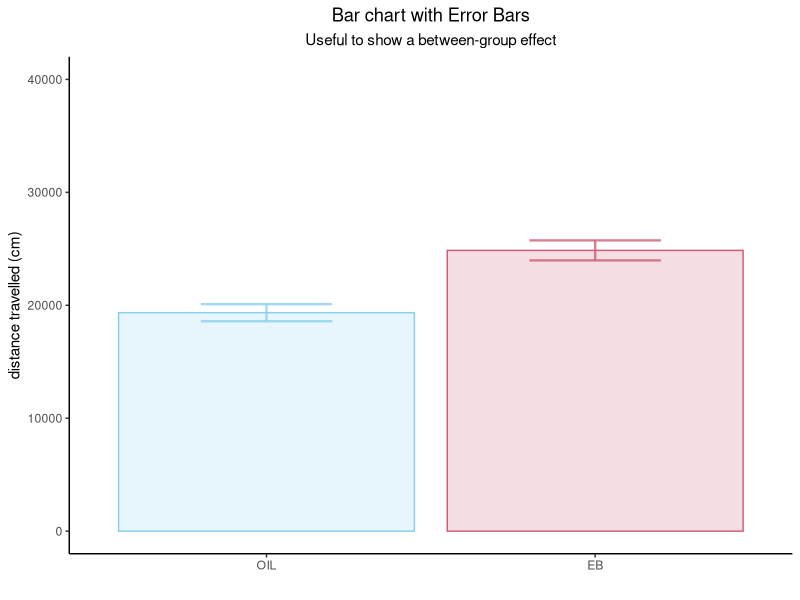
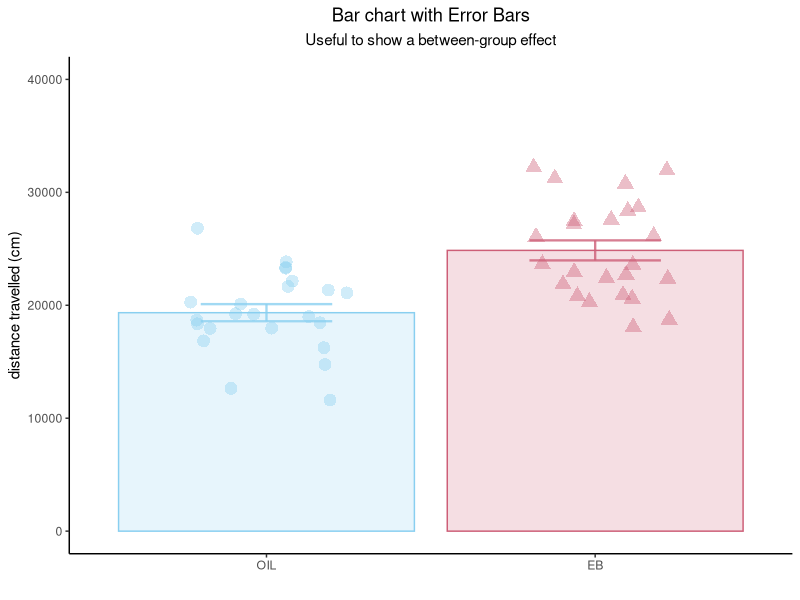
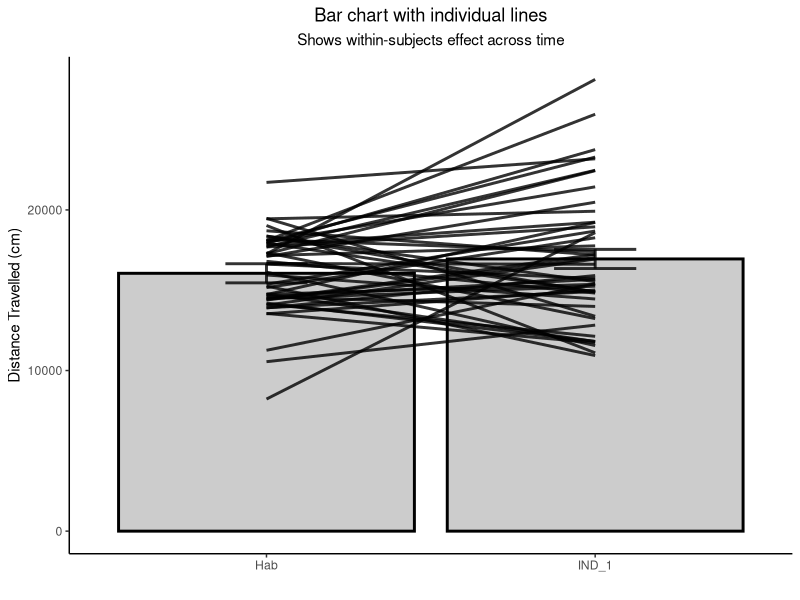
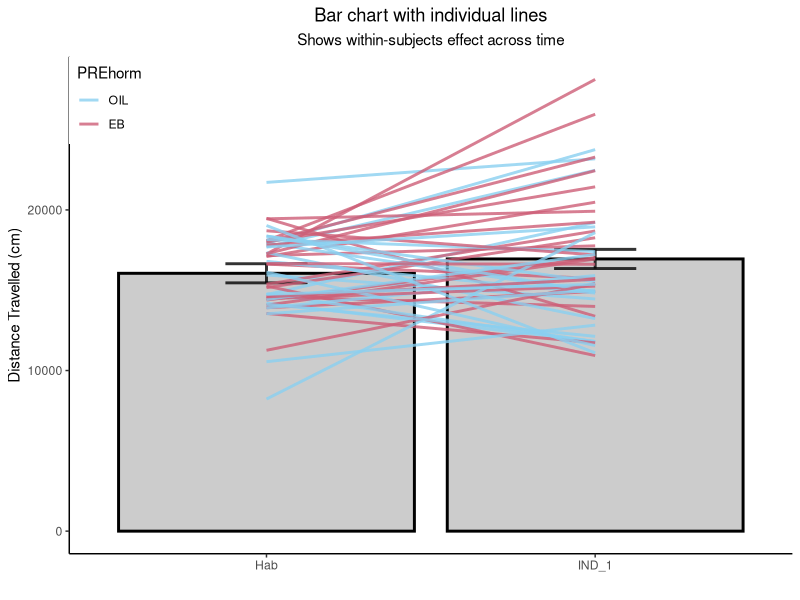
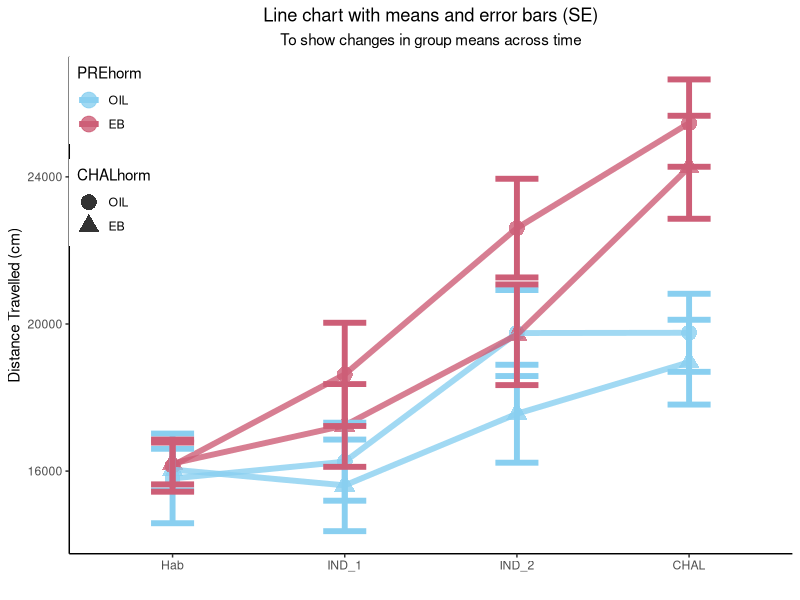
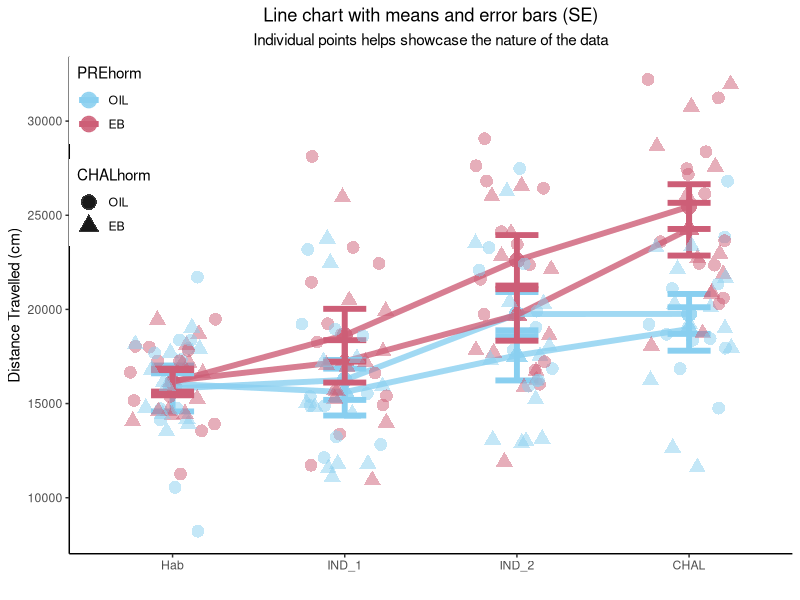
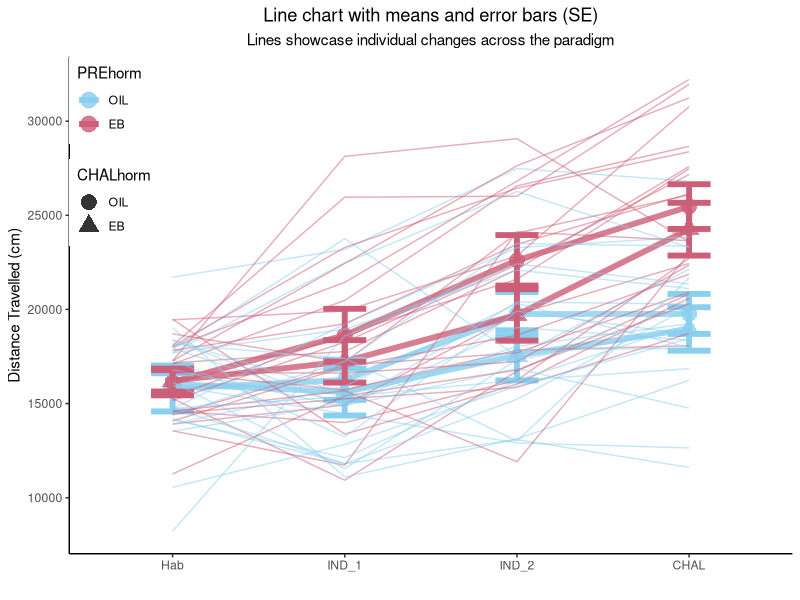
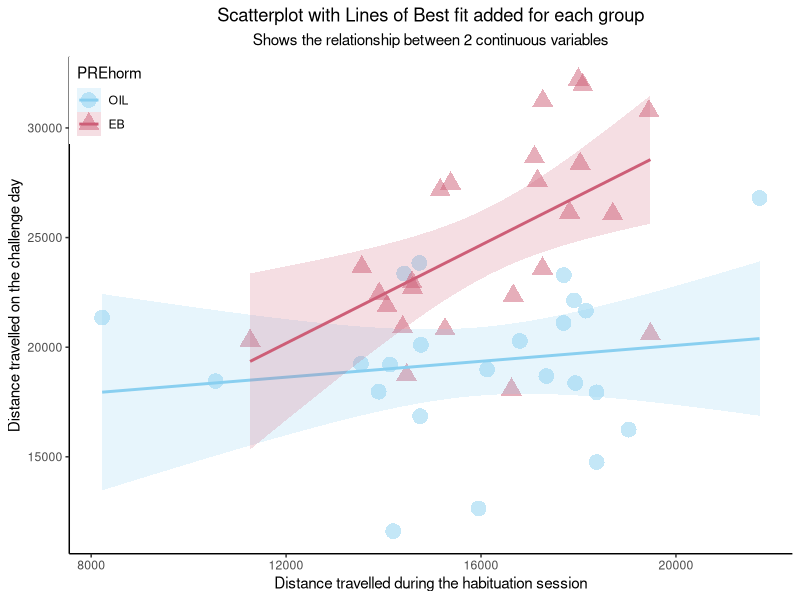

Write the R code that produced these figures, in order.
## ---- chunk 1
knitr::opts_chunk$set(warning=FALSE, message=FALSE)
## ---- chunk 2
library(tidyverse)
library(reshape2)
library(ggpubr)
library(readr)
## ---- chunk 3
data <- read_csv("EB_Rats_Nicotine_Sensitization.csv")

data$PREhorm = factor(data$PREhorm,# change the PREhorm variable to a factor
                      levels = c(0,1), # With two levels, 0 and 1 (ordered)
                      labels = c("OIL","EB")) # And label those levels, the condition names.

data$CHALhorm = factor(data$CHALhorm, # change the PREhorm variable to a factor
                      levels = c(0,1),
                      labels = c("OIL","EB"))
## ---- chunk 4
a <- as.data.frame(data$ID) # Create temp df
a$PREhorm <- data$PREhorm # Attach hormone variables
a$CHALhorm <- data$CHALhorm 
colnames(a) <- c("ID","PREhorm","CHALhorm") # name them

CHAL <- a
CHAL$distance <- data$CHAL

n <- CHAL %>% # Get info about Input's n
  group_by(`PREhorm`) %>%
  summarise(n=n())

means <- CHAL %>% # Get info about Input's mean distance value
  group_by(PREhorm) %>%
  summarise(mean=mean(distance))

sd <- CHAL %>% # Get sd info
  group_by(PREhorm) %>%
  summarise(sd=sd(distance))

se <- sd[-1] # Drop the ID column, because it's problematic in the nest step and is not longer needed.
se <- se / sqrt(n$n-1) # calculate standard error

m_means <- melt(means) # Get data to ggplot format
m_se <- melt(se)
m_means$se <- m_se$value # Bind se values to the means df.

a <- ggplot(m_means, aes(x=PREhorm,y=value,colour=PREhorm,fill=PREhorm))+ # Create bar chart 
  geom_bar(stat = "identity", alpha=0.2)+
  geom_errorbar(aes(x=PREhorm,ymin=value-se,ymax=value+se), width=0.4, size=0.8,alpha=0.8)+
  scale_colour_manual(values=c("#89CFF0","#CD5E77"))+
  scale_fill_manual(values=c("#89CFF0","#CD5E77"))+
  theme_classic()+
  theme(legend.position = "none")+
  theme(plot.title = element_text(hjust=0.5))+
  theme(plot.subtitle = element_text(hjust=0.5))+
  labs(
    x=" ",
    y="distance travelled (cm)",
    title = "Bar chart with Error Bars",
    subtitle = "Useful to show a between-group effect"
  )+
  ylim(0,40000)

a # Check out the result
## ---- chunk 5
a + 
  geom_jitter(data=data,aes(x=PREhorm,y=CHAL,shape=PREhorm),size=4,alpha=0.4,width=0.25) 

## ---- chunk 6
lines_data <- data[ ,1:7]
lines_data <- lines_data[-2]
lines_data <- lines_data[-2]

n <- lines_data %>% # Get info about Input's n
  summarise(n=n())

means <- lines_data %>% # Get info about Input's mean distance value
  summarise_at(vars(Hab:IND_1),mean) 

sd <- lines_data %>% # Get sd info
  summarise_at(vars(Hab:IND_1),"sd")

se <- sd[-1] # Drop the ID column, because it's problematic in the nest step and is not longer needed.
se <- se / sqrt(n$n-1) # calculate standard error

m_means <- melt(means) # Get data to ggplot format
m_se <- melt(se)
m_means$se <- m_se$value # Bind se values to the means df.

m_lines_data <- melt(lines_data, id.vars=c("ID","PREhorm","CHALhorm"))

a <- ggplot(m_means, aes(x=variable,y=value))+
  geom_bar(stat="identity", alpha=0.2,colour="black",fill="black",size=1)+
  geom_errorbar(aes(ymin=value-se,ymax=value+se),size=1,width=0.25, alpha=0.8,colour="black")+
  theme_classic()+
  theme(legend.position = c(0,1), legend.justification = c(0,1))+
  theme(plot.title = element_text(hjust=0.5))+
  theme(plot.subtitle = element_text(hjust=0.5))+
  labs(x="",
       y="Distance Travelled (cm)",
       title="Bar chart with individual lines",
       subtitle = "Shows within-subjects effect across time")

a + geom_line(data=m_lines_data, aes(x=variable,y=value,group=ID),alpha=0.8,size=1)

a + geom_line(data=m_lines_data, aes(x=variable,y=value,group=ID,colour=PREhorm),alpha=0.8,size=1)+
    scale_colour_manual(values=c("#89CFF0","#CD5E77"))
## ---- chunk 7
a <- data[,1:2]
a$PREhorm <- data$PREhorm
a <- a[-2]
b <- data[,8:9]
c <- cbind(a,b)

n <- data %>%
  group_by (PREhorm) %>%
  summarise(n=n())

means <- data %>%
  group_by(PREhorm) %>%
  summarise_at(vars(IND_2:CHAL),"mean")

sds <- data %>%
  group_by(PREhorm) %>%
  summarise_at(vars(IND_1:IND_2),"sd")

se <- sds [,-1]
se <- se / sqrt(n$n-1)

m_means <- melt(means)
m_se <- melt(se)
m_means$se <- m_se$value

a <- ggplot(m_means,aes(x=variable,y=value,colour=PREhorm,fill=PREhorm))+
  scale_colour_manual(values=c("#89CFF0","#CD5E77"))+
  scale_fill_manual(values=c("#89CFF0","#CD5E77"))+
  geom_bar(stat="identity",alpha=0.2,size=1)+
  geom_errorbar(aes(x=variable,ymin=value-se,ymax=value+se),size=1,width=0.25)+
  theme_classic()+
  facet_wrap(~PREhorm)

lines_data <- data[ ,1:5]
lines_data <- lines_data[-2]
lines_data <- lines_data[-2]
lines_data$IND_2 <- data$IND_2
lines_data$CHAL <- data$CHAL
m_lines_data <- melt(lines_data, id.vars=c("ID","PREhorm","CHALhorm"))

b <- a + 
  geom_line(data=m_lines_data, aes(x=variable,y=value,group=ID,colour=PREhorm),alpha=0.8,size=1)+
  theme(plot.title = element_text(hjust=0.5))+
  theme(legend.position = "none")+
  labs(title="EB during induction enables expression of sensitization",
       x=" ",
       y="Distance Travelled (cm)")

ggsave("wi_CHAL.png",b,dpi=300,height=4,width=7)

## ---- chunk 8
data2 <- data
data2 <- data2[-2]
data2 <- data2[-2]
m_data <- melt(data, id.vars=c("ID","PREhorm","CHALhorm"))

n <- data %>% # Get info about Input's n
  group_by(`PREhorm`,`CHALhorm`)%>%
  summarise(n=n())

means <- data %>% # Get info about Input's mean distance value
  group_by(`PREhorm`,`CHALhorm`)%>%
  summarise_at(vars(Hab:CHAL),mean) 

sd <- data %>% # Get sd info
  group_by(`PREhorm`,`CHALhorm`)%>%
  summarise_at(vars(Hab:CHAL),"sd")

se <- sd[-1] # Drop the ID column, because it's problematic in the nest step and is not longer needed.
se <- se[-1]
se <- se / sqrt(n$n-1) # calculate standard error

m_means <- melt(means,id.vars=c("PREhorm","CHALhorm")) # Get data to ggplot format
m_se <- melt(se)
m_means$se <- m_se$value # Bind se values to the means df.
m_means$group <- c(1,2,3,4,1,2,3,4,1,2,3,4,1,2,3,4)

a <- ggplot(m_means,aes(x=variable,y=value,colour=PREhorm,shape=CHALhorm,group=group))+
  geom_point(size=5,alpha=0.8)+
  geom_line(size=2,alpha=0.8)+
  scale_colour_manual(values=c("#89CFF0","#CD5E77"))+
  geom_errorbar(aes(x=variable,ymin=value-se,ymax=value+se),size=2,width=0.25,alpah=0.8)+
  theme_classic()+
  theme(plot.title = element_text(hjust=0.5))+
  theme(plot.subtitle = element_text(hjust=0.5))+
  theme(legend.position = c(0,1), legend.justification = c(0,1))+
  labs(x="",
       y="Distance Travelled (cm)",
       title= "Line chart with means and error bars (SE)",
       subtitle="To show changes in group means across time")

a 

## ---- chunk 9
data2 <- data 
data2 <- data2[-2]
data2 <- data2[-2]
data2$group <- 0

data2 <- data2 %>%
  mutate(group = case_when(
    data2$PREhorm == "OIL" | data2$CHALhorm == "OIL" ~ 1,
    data2$PREhorm == "EB" | data2$CHALhorm == "OIL" ~ 2,
    data2$PREhorm == "OIL" | data2$CHALhorm == "EB" ~ 3,
    data2$PREhorm == "EB" | data2$CHALhorm == "EB" ~4
  ))

m_data <- melt(data2,id.vars=c("ID","group","PREhorm","CHALhorm"))

a + 
  geom_jitter(data=m_data,size=4,alpha=0.5,width=0.25)+
  labs(
    subtitle="Individual points helps showcase the nature of the data"
  )
## ---- chunk 10
a + 
  geom_line(data=m_data, aes(x=variable,y=value,group=ID),alpha=0.5)+
  labs(
    subtitle = "Lines showcase individual changes across the paradigm"
  )
## ---- chunk 11
ggplot(data, aes(x=Hab,y=CHAL,colour=PREhorm,shape=PREhorm,fill=PREhorm))+
  geom_point(size=5,alpha=0.5)+
  geom_smooth(method="lm",alpha=0.2)+
  scale_colour_manual(values=c("#89CFF0","#CD5E77"))+
  scale_fill_manual(values=c("#89CFF0","#CD5E77"))+
  theme_classic()+
  theme(legend.position = c(0,1), legend.justification = c(0,1))+
  theme(plot.title = element_text(hjust=0.5))+
  theme(plot.subtitle = element_text(hjust=0.5))+
  labs(
    x="Distance travelled during the habituation session",
    y="Distance travelled on the challenge day",
    title = "Scatterplot with Lines of Best fit added for each group",
    subtitle = "Shows the relationship between 2 continuous variables"
  )

